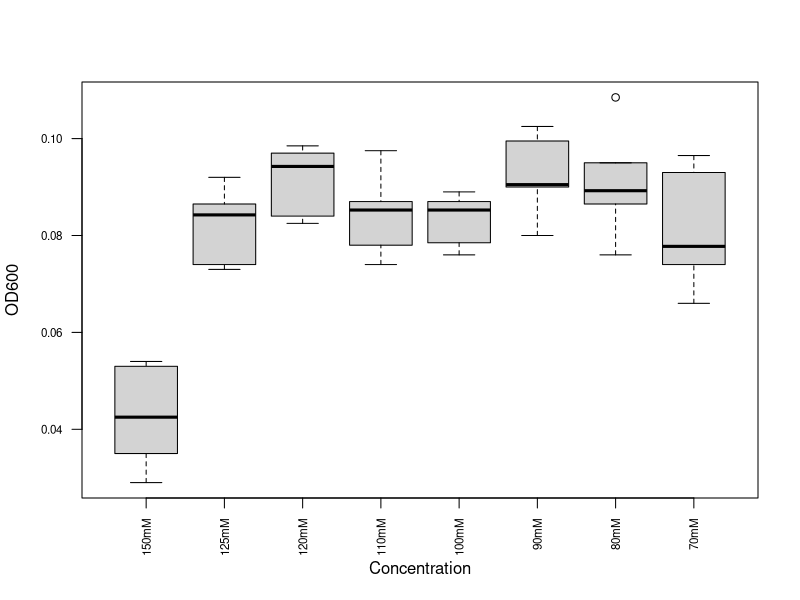
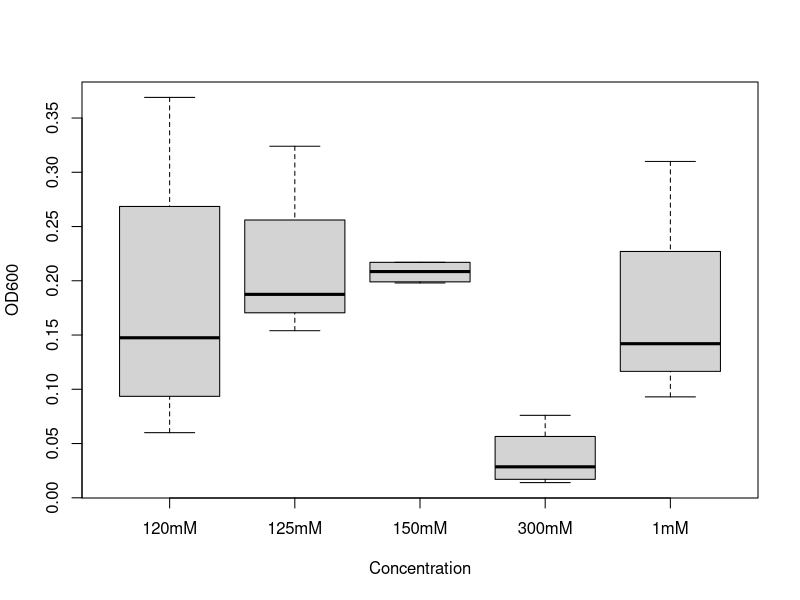
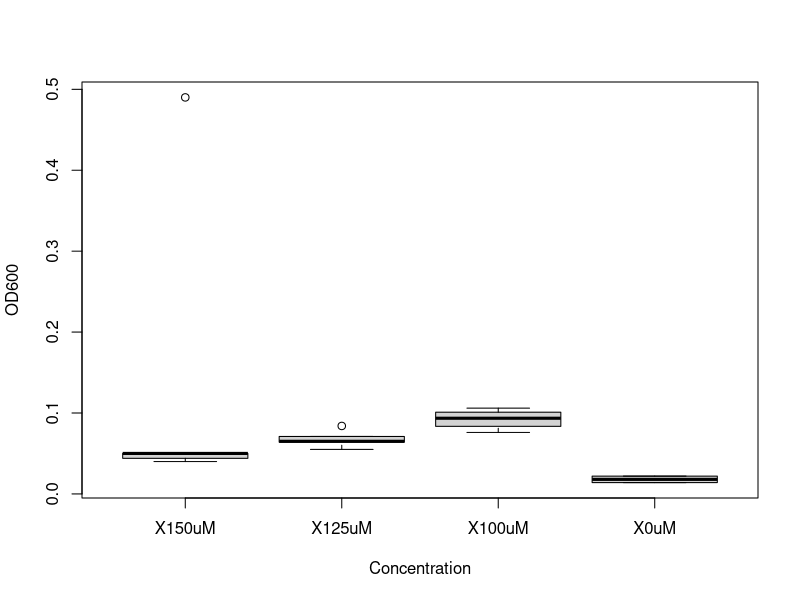
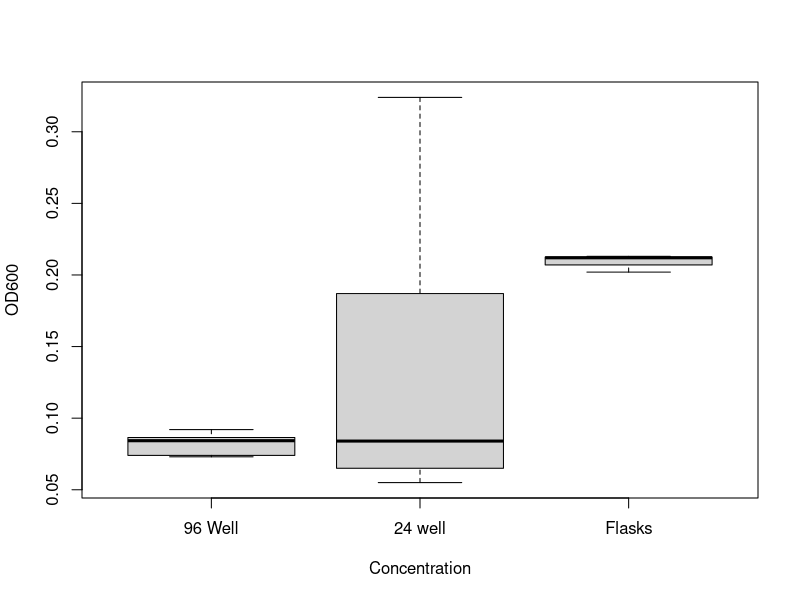

Write the R code that produced these figures, in order.
## ---- chunk 1
library(tidyr)
library(ggplot2)
library(stringr)
library(dplyr)
library(tidyverse)

theme_set(theme_classic() +
  theme(axis.title = element_text(size = 16),
        axis.title.x = element_text(margin = margin(t = 15, b = 15)),
        axis.title.y = element_text(margin = margin(l = 15, r = 15)),
        axis.text = element_text(size = 13),
        axis.text.x = element_text(margin = margin(t = 5)),
        axis.text.y = element_text(margin = margin(r = 5)),
        #axis.line.x = element_line(linewidth = 1),
        #axis.line.y = element_line(linewidth = 1),
        axis.line.x = element_blank(),
        axis.line.y = element_blank(),
        axis.ticks.x = element_line(linewidth = 1),
        axis.ticks.y = element_line(linewidth = 1),
        axis.ticks.length = unit(.1, "in"),
        panel.border = element_rect(color = "grey20", fill = NA, linewidth = 1.5),
        legend.text = element_text(size = 14),
        strip.text = element_text(size = 14),
        strip.background = element_blank()
        ))
## ---- chunk 2
setwd("C:/Users/ajl21/github/division.labor/System_validation/")


d96 <- read.csv("20260306_serinemut.csv")
d6 <- read.csv("20260312_1541_serinemut.csv")

d150.0 <- read.csv("20260314_1300_serinemut.csv")

d125 <-read.csv("20260315_1300_serinemut.csv")

wt <- read.csv("20260206_growthcurveLBSM.csv")


## ---- chunk 3
d96 
blank <- d96[c(4,8), 2:9]
blank <- data.frame(lapply(blank, as.numeric))
blank
blank <- colMeans(blank)
blank
d96.c <- d96[-c(4,8,9),-c(1,10:14)]
d96.c

d96.sum <- as.matrix(d96.c) - blank



names<-c("150mM", "125mM", "120mM", "110mM", "100mM", "90mM","80mM","70mM")

colnames(d96.sum) <- names
d96.sum


boxplot(d96.sum,
        xlab = "Concentration",
        ylab = "OD600",
        las =2,
        cex.axis = 0.7)

d96.sum <- as.data.frame(d96.sum)

d96.w <- d96.sum %>%
  pivot_longer(
    cols = everything(),
    names_to = "Treatment",
    values_to = "OD600"
  )

d96.w

aov96<- aov(OD600 ~Treatment, data =d96.w)
summary(aov96)
TukeyHSD(aov96)



## ---- chunk 4
d6
names<-c("120mM",	"125mM", "150mM",	"300mM",	"1mM")


colnames(d6) <- names
d6

colSums(d6)

d6.w <- d6 %>%
  pivot_longer(
    cols = everything(),
    names_to = "Treatment",
    values_to = "OD600"
  )
d6.w

boxplot(d6 ,
        xlab = "Concentration",
        ylab = "OD600"
       )

d6.wc <-na.omit(d6.w)
d6.wc

aov6<- aov(OD600 ~Treatment, data =d6.w)
summary(aov6)
TukeyHSD(aov6)

## ---- chunk 5
d150.0

boxplot(d150.0 ,
        xlab = "Concentration",
        ylab = "OD600"
       )

box
## ---- chunk 6


well96 <-as.data.frame(d96.sum$`125mM`)

well6.3.10 <-as.data.frame(d6$X125mM)

well6.3.14 <-as.data.frame(d150.0$X125uM)

flasks <-as.data.frame(d125)
flasks

well6.3.14

combined <- read.csv("20260320_1532_serinemut_125.csv")

combined <- data.frame(combined$well.96, combined$well.24, combined$flasks)

names <- c("96 Well", "24 well", "Flasks")

names(combined) <- names
combined

boxplot(combined ,
        xlab = "Concentration",
        ylab = "OD600"
       )

combined.w <- combined %>%
  pivot_longer(
    cols = everything(),
    names_to = "Treatment",
    values_to = "OD600"
  )
combined.w<- na.omit(combined.w)
combined.w

aovflask<- aov(OD600 ~Treatment, data =combined.w)
summary(aovflask)
TukeyHSD(aovflask)
